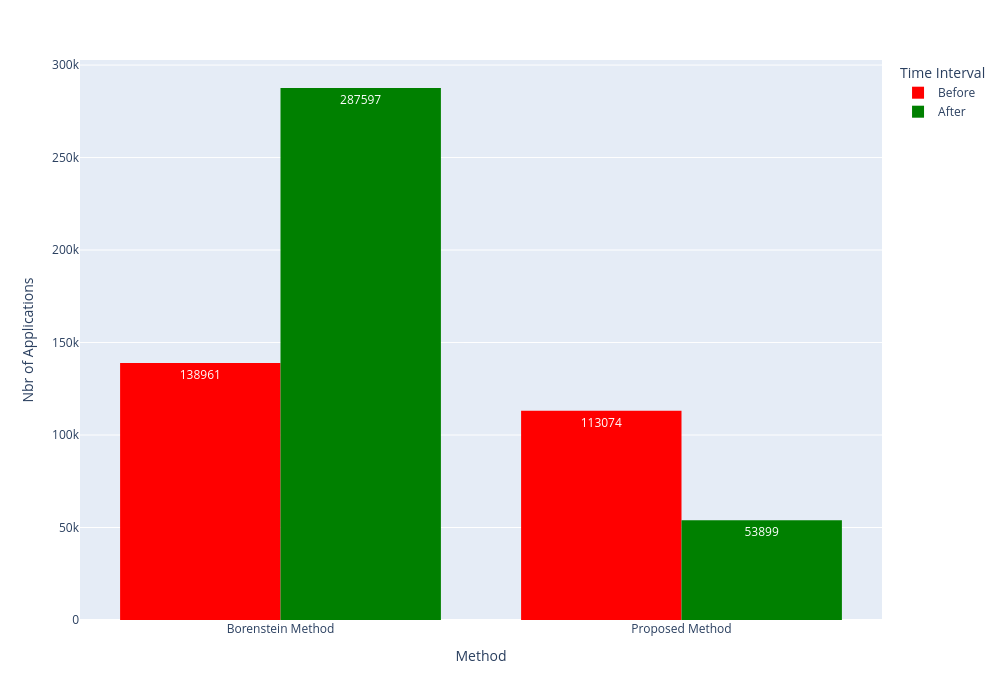

Write notebook code for a chart like this one.
### Markdown cell above
When using the Before/After time intervals that don't contain the volatility around the NBT decision and the NEM cutoff, we see a completely different picture. Below we compare Borenstein's +-6 Months Before/After bar graph that pivots around the **NBT decision** with the proposed time intervals pictured above, which looks at **6-12 months before the NBT decision and 6-12 months after the NEM cutoff deadline**.

### Code cell
dates_borenstein = [{'x0': "2022-06-01", 'x1': "2022-11-30"},
                    {'x0': "2022-12-01", 'x1': "2023-06-01"}]

dates_proposed = [{'x0': "2021-12-01", 'x1': "2022-05-31"},
                  {'x0': "2023-10-15", 'x1': "2024-04-15"}]

color_map = {
    'Before': 'Red',
    'After': 'Green'
}

df_res = df_total[df_total['Customer Sector'] == 'Residential']
df = df_res[(df_res['App Received Date'] >= dates_borenstein[0]['x0']) &
            (df_res['App Received Date'] <= dates_borenstein[0]['x1'])]
before_bor = df.shape[0]

df = df_res[(df_res['App Received Date'] >= dates_borenstein[1]['x0']) &
            (df_res['App Received Date'] <= dates_borenstein[1]['x1'])]
after_bor = df.shape[0]

df = df_res[(df_res['App Received Date'] >= dates_proposed[0]['x0']) &
            (df_res['App Received Date'] <= dates_proposed[0]['x1'])]
before_pro = df.shape[0]

df = df_res[(df_res['App Received Date'] >= dates_proposed[1]['x0']) &
            (df_res['App Received Date'] <= dates_proposed[1]['x1'])]
after_pro = df.shape[0]

data = {'Time Interval': ['Before', 'After', 'Before', 'After'],
        'Nbr of Applications': [before_bor, after_bor, before_pro, after_pro],
        'Method': ['Borenstein Method', 'Borenstein Method', 'Proposed Method', 'Proposed Method']}
df = pd.DataFrame(data)

fig = px.histogram(df,
                   x="Method",
                   y="Nbr of Applications",
                   color='Time Interval',
                   barmode='group',
                   text_auto='.0f',
                   color_discrete_map=color_map)

fig.update_layout(
    autosize=False,
    width=1000,
    height=700,
    yaxis_title='Nbr of Applications',
)
fig.show()

### Figure 1 — Plotly figure (JSON) as saved in the notebook; plotly's stock layout.template omitted (floating-point values rounded to 4 significant figures)
{"data": [{"alignmentgroup": "True", "bingroup": "x", "histfunc": "sum", "hovertemplate": "Time Interval=Before<br>Method=%{x}<br>sum of Nbr of Applications=%{y}<extra></extra>", "legendgroup": "Before", "marker": {"color": "Red", "pattern": {"shape": ""}}, "name": "Before", "offsetgroup": "Before", "orientation": "v", "showlegend": true, "texttemplate": "%{value:.0f}", "type": "histogram", "x": ["Borenstein Method", "Proposed Method"], "xaxis": "x", "y": [138961, 113074], "yaxis": "y"}, {"alignmentgroup": "True", "bingroup": "x", "histfunc": "sum", "hovertemplate": "Time Interval=After<br>Method=%{x}<br>sum of Nbr of Applications=%{y}<extra></extra>", "legendgroup": "After", "marker": {"color": "Green", "pattern": {"shape": ""}}, "name": "After", "offsetgroup": "After", "orientation": "v", "showlegend": true, "texttemplate": "%{value:.0f}", "type": "histogram", "x": ["Borenstein Method", "Proposed Method"], "xaxis": "x", "y": [287597, 53899], "yaxis": "y"}], "layout": {"autosize": false, "barmode": "group", "height": 700, "legend": {"title": {"text": "Time Interval"}, "tracegroupgap": 0}, "margin": {"t": 60}, "width": 1000, "xaxis": {"anchor": "y", "domain": [0, 1], "title": {"text": "Method"}}, "yaxis": {"anchor": "x", "domain": [0, 1], "title": {"text": "Nbr of Applications"}}}}
